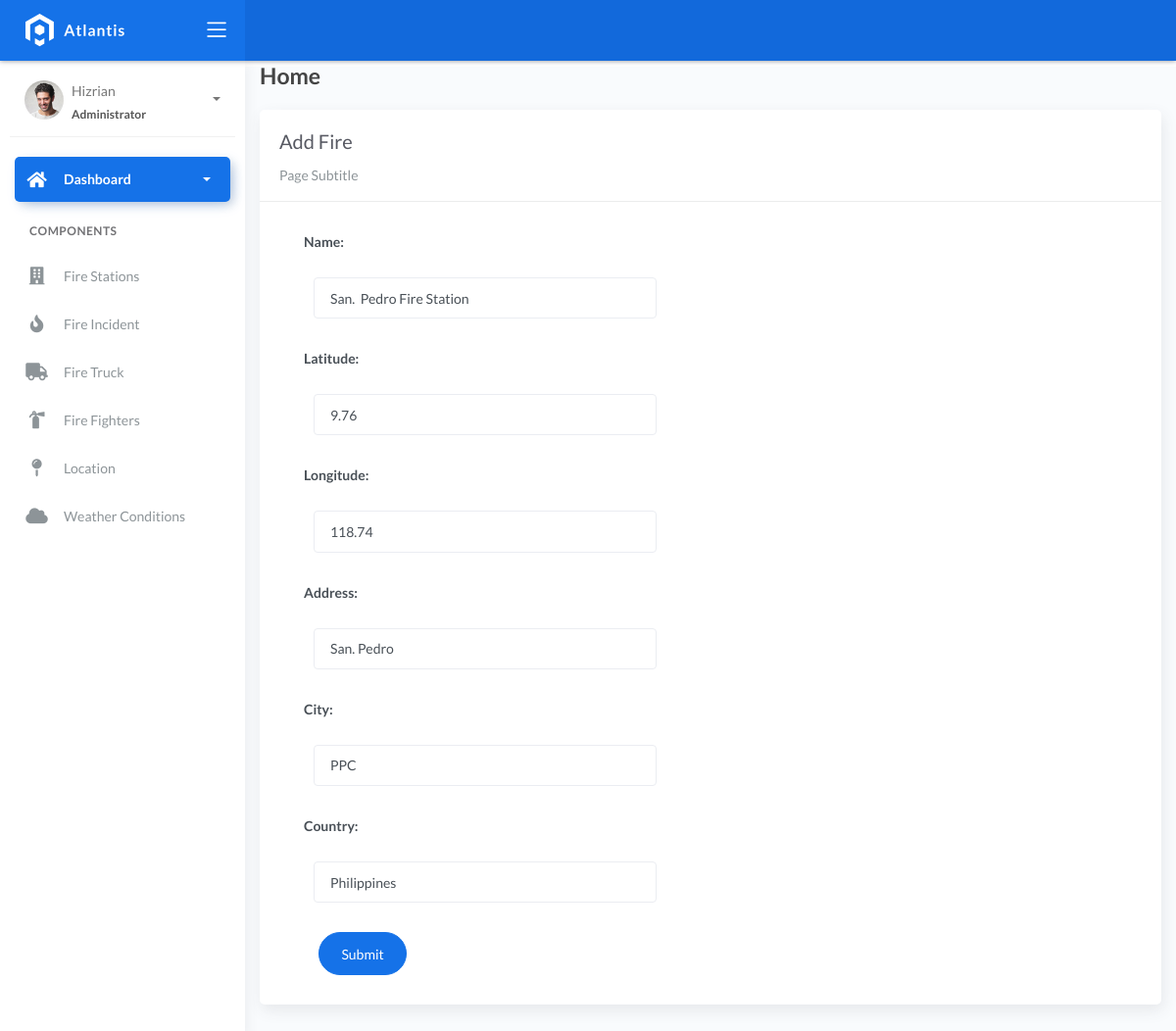
Page /firestations/1/ on the committed database.
### fire/models.py (models this page shows, shortened)
class BaseModel(models.Model):
    created_at = models.DateTimeField(auto_now_add=True, db_index=True)
    updated_at = models.DateTimeField(auto_now=True)
    class Meta:
        abstract = True

class FireStation(BaseModel):
    name = models.CharField(max_length=150)
    latitude = models.DecimalField(
        max_digits=22, decimal_places=2, null=True, blank=True)
    longitude = models.DecimalField(
        max_digits=22, decimal_places=2, null=True, blank=True)
    address = models.CharField(max_length=150)
    city = models.CharField(max_length=150)  # can be in separate table
    country = models.CharField(max_length=150)  # can be in separate table

### fire/views.py (the view)
# urls.py: path('firestations/<pk>/', FireStationUpdateView.as_view(), name='fire-station-update'),
class FireStationUpdateView(UpdateView):
    model = FireStation
    form_class = FireStationForm
    template_name = 'fire_station_update.html'
    success_url = reverse_lazy('fire-station')

### fire/forms.py
class FireStationForm(ModelForm):
    class Meta:
        model = FireStation
        fields = "__all__"

### templates/fire_station_update.html (shortened to what this page needs)
{% extends 'base.html' %}
{% load static %}
{% block content %}
<div class="content">
    <div class="container-fluid">
        <h4 class="page-title">Home</h4>
        <div class="row">
            <div class="col-md-12">
                <div class="card">
                    <div class="card-header">
                        <div class="card-title">Add Fire</div>
                        <div class="card-category">Page Subtitle</div>
                    </div>
                    <div class="col-md-6">
                        <div class="card-body">
                            <form class="" action="" method="post" novalidate>
                                {% include 'includes/form.html' %}
                                <div class="form-group">
                                    <div class="col-md-12 col-sm-3">
                                        <button type="submit" class="btn btn-primary btn-rounded">Submit</button>
                                    </div>
                                </div>
                            </form>
                        </div>
                    </div>
                </div>
            </div>
        </div>
    </div>
</div>
{% endblock %}

### templates/includes/form.html (shortened to what this page needs)
{% load widget_tweaks %}
{% for field in form %}
<div class="field item form-group">
    <label>{{ field.label_tag }}</label>
  <div class="form-group">
    {% render_field field class="form-control" %}
  </div>
</div>
{% endfor %}

### rows in the picture
FireStation: name "San. Pedro Fire Station" "9.76" "118.74" "San. Pedro" "PPC" "Philippines"

### other values in the picture
{{ field.label_tag }} "Name:" "Latitude:" "Longitude:" "Address:" "City:" "Country:"
